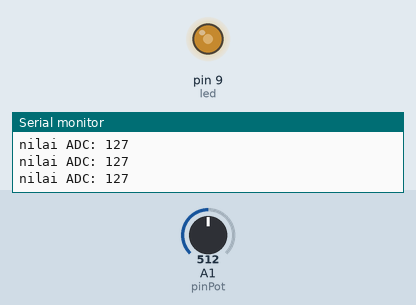
Simulated run of this sketch. Board: Arduino Uno, built with avr-gcc and run on an emulated ATmega328P. Shown: output pins drawn as LEDs (lit = HIGH), the last lines printed to the serial monitor. The inputs (shaded band) are chosen by the test bench; at power-on: A1 (pinPot) = 512.

Above: at 1.2 s.
1.3 s: A1 (pinPot) set to 412
At 2.8 s:
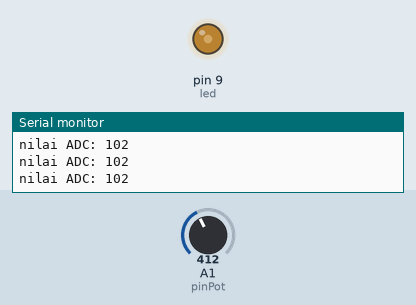
4.3 s: A1 (pinPot) set to 392
At 4.8 s:
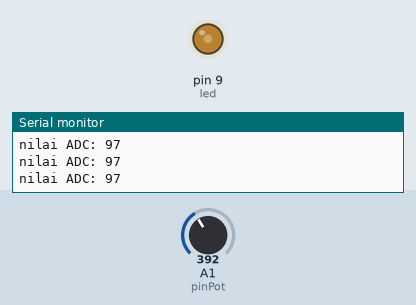
7.3 s: A1 (pinPot) set to 44
At 8.2 s:
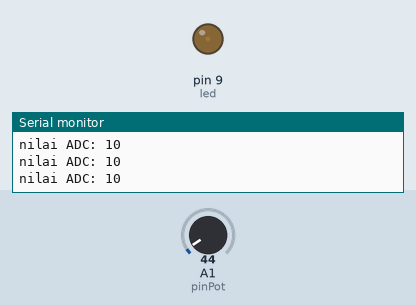
8.8 s: A1 (pinPot) set to 38
At 9.2 s:
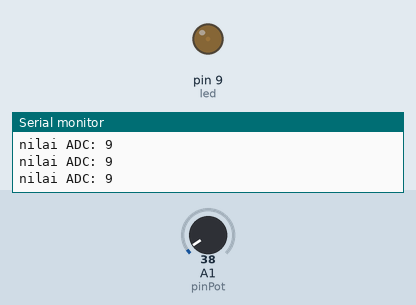
11.8 s: A1 (pinPot) set to 716
At 12.7 s:
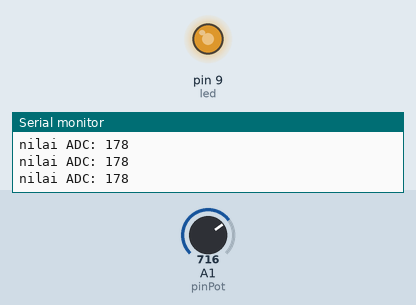
13.3 s: A1 (pinPot) set to 511
At 14.4 s:
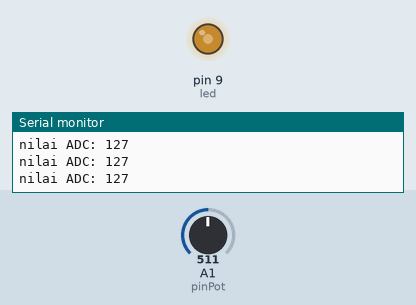
Timing chart, 0 to 16.3 s (numbered marks = the images above; inputs shaded):
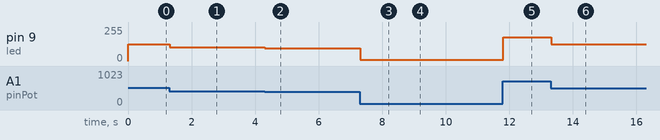

The sketch:

03_Potensio-toLED.ino
```cpp
// int ledtest=10;
// int readvalue=0;
// int ledvalue=0;

// void setup(){
//   pinMode(ledtest, OUTPUT);
// }

// void loop(){
//   readvalue= analogRead(A1);
//   ledvalue= map(readvalue, 0, 1024, 0, 255);
//   analogWrite(ledtest, ledvalue);
// }

int led = 9;
int pinPot = A1;
int nilaiPot = 0;

void setup() {
  pinMode(led,OUTPUT);
  Serial.begin(9600);
}

void loop() {
  nilaiPot = analogRead(pinPot);
  nilaiPot = map(nilaiPot, 0, 1023, 0, 255);
  analogWrite(led, nilaiPot); Serial.print("nilai ADC: ");
  Serial.println(nilaiPot);
}
```

Measured:
- after the input at 1.3 s, pin 9 (led): 127/255 → 102/255 at once
- after the input at 4.3 s, pin 9 (led): 102/255 → 97/255 at once
- after the input at 7.3 s, pin 9 (led): 97/255 → 10/255 at once
- after the input at 8.8 s, pin 9 (led): 10/255 → 9/255 at once
- after the input at 11.8 s, pin 9 (led): 9/255 → 178/255 at once
- after the input at 13.3 s, pin 9 (led): 178/255 → 127/255 at once
